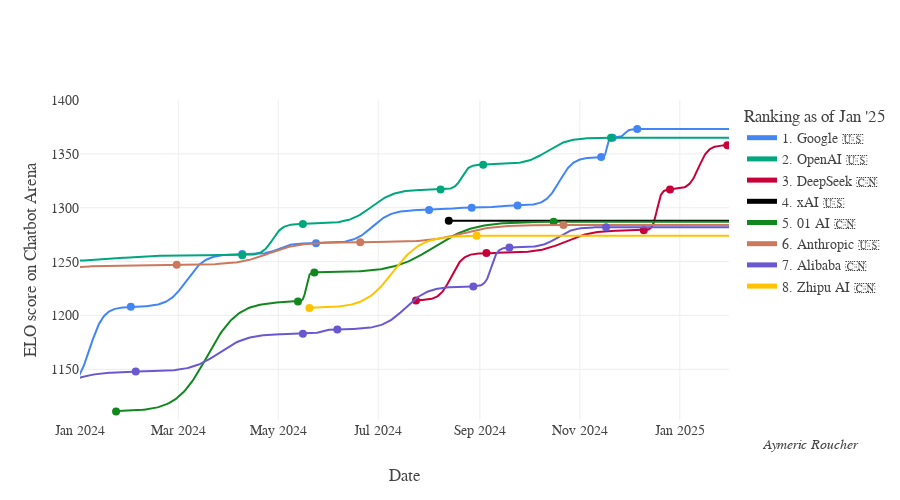

Here is the notebook cell this chart was saved with:
### Code cell
fig = go.Figure()

for i, org in enumerate(
    df.groupby("Organization")["rating"]
    .max()
    .sort_values(ascending=False)
    .index.tolist()
):
    org_data = df[df["Organization"] == org]

    if len(org_data) > 0:
        x_values = []
        y_values = []
        current_best = -np.inf
        best_models = []

        # Group by date and get the best model for each date
        daily_best = org_data.groupby("Release Date").first().reset_index()

        for _, row in daily_best.iterrows():
            if row["rating"] > current_best:
                if len(x_values) > 0:
                    # Create smooth transition
                    transition_days = (row["Release Date"] - x_values[-1]).days
                    transition_points = pd.date_range(
                        x_values[-1],
                        row["Release Date"],
                        periods=max(100, transition_days),
                    )
                    x_values.extend(transition_points)

                    transition_y = current_best + (
                        row["rating"] - current_best
                    ) * sigmoid_transition(
                        np.linspace(-6, 6, len(transition_points)), 0, k=1
                    )
                    y_values.extend(transition_y)

                x_values.append(row["Release Date"])
                y_values.append(row["rating"])
                current_best = row["rating"]
                best_models.append(row)

        # Extend the line to the current date
        if x_values[-1] < current_date:
            x_values.append(current_date)
            y_values.append(current_best)

        # Get org color and flag
        color, flag = org_info.get(org, ("#808080", ""))

        # Add line plot
        fig.add_trace(
            go.Scatter(
                x=x_values,
                y=y_values,
                mode="lines",
                name=f"{i + 1}. {org} {flag}",
                line=dict(color=color, width=2),
                hoverinfo="skip",
            )
        )

        # Add scatter plot for best model points
        best_models_df = pd.DataFrame(best_models)
        fig.add_trace(
            go.Scatter(
                x=best_models_df["Release Date"],
                y=best_models_df["rating"],
                mode="markers",
                name=org,
                showlegend=False,
                marker=dict(color=color, size=8, symbol="circle"),
                text=best_models_df["Model"],
                hovertemplate="<b>%{text}</b><br>Date: %{x}<br>ELO Score: %{y:.2f}<extra></extra>",
            )
        )

# Update layout
fig.update_layout(
    xaxis_title="Date",
    yaxis_title="ELO score on Chatbot Arena",
    legend_title="Ranking as of Jan '25",
    hovermode="closest",
    xaxis_range=[pd.Timestamp("2024-01-01"), current_date],  # Extend x-axis for labels
    yaxis_range=[1103, 1400],
)
apply_template(fig, annotation_text="Aymeric Roucher")

# Update axis labels font
# fig.write_image("elo_race.png", scale=2)
fig.show()

### Figure 1 — Plotly figure (JSON) as saved in the notebook; plotly's stock layout.template omitted (floating-point values rounded to 4 significant figures; data arrays with more than 128 entries replaced by an {"elided": "..."} marker saying what was removed)
{"data": [{"hoverinfo": "skip", "line": {"color": "#4285F4", "width": 2}, "mode": "lines", "name": "1. Google 🇺🇸", "type": "scatter", "x": {"elided": "1068 str values"}, "y": {"elided": "1068 float values"}}, {"hovertemplate": "<b>%{text}</b><br>Date: %{x}<br>ELO Score: %{y:.2f}<extra></extra>", "marker": {"color": "#4285F4", "size": 8, "symbol": "circle"}, "mode": "markers", "name": "Google", "showlegend": false, "text": ["PaLM-Chat-Bison-001", "Gemini-1.0-Pro-001", "Gemini App (2024-01-24)", "Gemini-1.5-Pro-Preview-0409", "Gemini Advanced App (2024-05-14)", "Gemini-1.5-Pro-Exp-0801", "Gemini-1.5-Pro-Exp-0827", "Gemini-1.5-Pro-002", "Gemini-Exp-1114", "Gemini-Exp-1121", "Gemini-Exp-1206"], "type": "scatter", "x": ["2023-07-10T00:00:00", "2023-12-13T00:00:00", "2024-02-01T00:00:00", "2024-04-09T00:00:00", "2024-05-24T00:00:00", "2024-08-01T00:00:00", "2024-08-27T00:00:00", "2024-09-24T00:00:00", "2024-11-14T00:00:00", "2024-11-21T00:00:00", "2024-12-06T00:00:00"], "y": [1004, 1131, 1208, 1257, 1267, 1298, 1300, 1302, 1347, 1365, 1373]}, {"hoverinfo": "skip", "line": {"color": "#00A67E", "width": 2}, "mode": "lines", "name": "2. OpenAI 🇺🇸", "type": "scatter", "x": {"elided": "800 str values"}, "y": {"elided": "800 float values"}}, {"hovertemplate": "<b>%{text}</b><br>Date: %{x}<br>ELO Score: %{y:.2f}<extra></extra>", "marker": {"color": "#00A67E", "size": 8, "symbol": "circle"}, "mode": "markers", "name": "OpenAI", "showlegend": false, "text": ["GPT-4-0314", "GPT-4-1106-preview", "GPT-4-Turbo-2024-04-09", "GPT-4o-2024-05-13", "ChatGPT-4o-latest (2024-08-08)", "ChatGPT-4o-latest (2024-09-03)", "ChatGPT-4o-latest (2024-11-20)"], "type": "scatter", "x": ["2023-03-14T00:00:00", "2023-11-06T00:00:00", "2024-04-09T00:00:00", "2024-05-16T00:00:00", "2024-08-08T00:00:00", "2024-09-03T00:00:00", "2024-11-20T00:00:00"], "y": [1186, 1250, 1256, 1285, 1317, 1340, 1365]}, {"hoverinfo": "skip", "line": {"color": "#C70039", "width": 2}, "mode": "lines", "name": "3. DeepSeek 🇨🇳", "type": "scatter", "x": {"elided": "406 str values"}, "y": {"elided": "406 float values"}}, {"hovertemplate": "<b>%{text}</b><br>Date: %{x}<br>ELO Score: %{y:.2f}<extra></extra>", "marker": {"color": "#C70039", "size": 8, "symbol": "circle"}, "mode": "markers", "name": "DeepSeek", "showlegend": false, "text": ["Deepseek-Coder-v2-0724", "Deepseek-v2.5", "Deepseek-v2.5-1210", "DeepSeek-V3", "DeepSeek-R1"], "type": "scatter", "x": ["2024-07-24T00:00:00", "2024-09-05T00:00:00", "2024-12-10T00:00:00", "2024-12-26T00:00:00", "2025-01-30T00:00:00"], "y": [1214, 1258, 1279, 1317, 1358]}, {"hoverinfo": "skip", "line": {"color": "black", "width": 2}, "mode": "lines", "name": "4. xAI 🇺🇸", "type": "scatter", "x": ["2024-08-13T00:00:00", "2025-01-31T00:00:00"], "y": [1288, 1288]}, {"hovertemplate": "<b>%{text}</b><br>Date: %{x}<br>ELO Score: %{y:.2f}<extra></extra>", "marker": {"color": "black", "size": 8, "symbol": "circle"}, "mode": "markers", "name": "xAI", "showlegend": false, "text": ["Grok-2-08-13"], "type": "scatter", "x": ["2024-08-13T00:00:00"], "y": [1288]}, {"hoverinfo": "skip", "line": {"color": "#11871e", "width": 2}, "mode": "lines", "name": "5. 01 AI 🇨🇳", "type": "scatter", "x": {"elided": "362 str values"}, "y": {"elided": "362 float values"}}, {"hovertemplate": "<b>%{text}</b><br>Date: %{x}<br>ELO Score: %{y:.2f}<extra></extra>", "marker": {"color": "#11871e", "size": 8, "symbol": "circle"}, "mode": "markers", "name": "01 AI", "showlegend": false, "text": ["Yi-34B-Chat", "Yi-Large", "Yi-Large-preview", "Yi-Lightning"], "type": "scatter", "x": ["2024-01-23T00:00:00", "2024-05-13T00:00:00", "2024-05-23T00:00:00", "2024-10-16T00:00:00"], "y": [1111, 1213, 1240, 1287]}, {"hoverinfo": "skip", "line": {"color": "#cc785c", "width": 2}, "mode": "lines", "name": "6. Anthropic 🇺🇸", "type": "scatter", "x": {"elided": "593 str values"}, "y": {"elided": "593 float values"}}, {"hovertemplate": "<b>%{text}</b><br>Date: %{x}<br>ELO Score: %{y:.2f}<extra></extra>", "marker": {"color": "#cc785c", "size": 8, "symbol": "circle"}, "mode": "markers", "name": "Anthropic", "showlegend": false, "text": ["Claude-1", "Claude 3 Opus", "Claude 3.5 Sonnet (20240620)", "Claude 3.5 Sonnet (20241022)"], "type": "scatter", "x": ["2023-03-14T00:00:00", "2024-02-29T00:00:00", "2024-06-20T00:00:00", "2024-10-22T00:00:00"], "y": [1149, 1247, 1268, 1284]}, {"hoverinfo": "skip", "line": {"color": "#6958cf", "width": 2}, "mode": "lines", "name": "7. Alibaba 🇨🇳", "type": "scatter", "x": {"elided": "643 str values"}, "y": {"elided": "643 float values"}}, {"hovertemplate": "<b>%{text}</b><br>Date: %{x}<br>ELO Score: %{y:.2f}<extra></extra>", "marker": {"color": "#6958cf", "size": 8, "symbol": "circle"}, "mode": "markers", "name": "Alibaba", "showlegend": false, "text": ["Qwen-14B-Chat", "Qwen1.5-72B-Chat", "Qwen-Max-0428", "Qwen2-72B-Instruct", "Qwen-Plus-0828", "Qwen-Max-0919", "Qwen2.5-plus-1127"], "type": "scatter", "x": ["2023-09-24T00:00:00", "2024-02-04T00:00:00", "2024-05-16T00:00:00", "2024-06-06T00:00:00", "2024-08-28T00:00:00", "2024-09-19T00:00:00", "2024-11-17T00:00:00"], "y": [1035, 1148, 1183, 1187, 1227, 1263, 1282]}, {"hoverinfo": "skip", "line": {"color": "#FFC300", "width": 2}, "mode": "lines", "name": "8. Zhipu AI 🇨🇳", "type": "scatter", "x": ["2024-05-20T00:00:00", "2024-05-20T00:00:00", "2024-05-21T00:14:15.445544", "2024-05-22T00:28:30.891089", "2024-05-23T00:42:46.336633", "2024-05-24T00:57:01.782178", "2024-05-25T01:11:17.227722", "2024-05-26T01:25:32.673267", "2024-05-27T01:39:48.118811", "2024-05-28T01:54:03.564356", "2024-05-29T02:08:19.009900", "2024-05-30T02:22:34.455445", "2024-05-31T02:36:49.900990", "2024-06-01T02:51:05.346534", "2024-06-02T03:05:20.792079", "2024-06-03T03:19:36.237623", "2024-06-04T03:33:51.683168", "2024-06-05T03:48:07.128712", "2024-06-06T04:02:22.574257", "2024-06-07T04:16:38.019801", "2024-06-08T04:30:53.465346", "2024-06-09T04:45:08.910891", "2024-06-10T04:59:24.356435", "2024-06-11T05:13:39.801980", "2024-06-12T05:27:55.247524", "2024-06-13T05:42:10.693069", "2024-06-14T05:56:26.138613", "2024-06-15T06:10:41.584158", "2024-06-16T06:24:57.029702", "2024-06-17T06:39:12.475247", "2024-06-18T06:53:27.920792", "2024-06-19T07:07:43.366336", "2024-06-20T07:21:58.811881", "2024-06-21T07:36:14.257425", "2024-06-22T07:50:29.702970", "2024-06-23T08:04:45.148514", "2024-06-24T08:19:00.594059", "2024-06-25T08:33:16.039603", "2024-06-26T08:47:31.485148", "2024-06-27T09:01:46.930693", "2024-06-28T09:16:02.376237", "2024-06-29T09:30:17.821782", "2024-06-30T09:44:33.267326", "2024-07-01T09:58:48.712871", "2024-07-02T10:13:04.158415", "2024-07-03T10:27:19.603960", "2024-07-04T10:41:35.049504", "2024-07-05T10:55:50.495049", "2024-07-06T11:10:05.940594", "2024-07-07T11:24:21.386138", "2024-07-08T11:38:36.831683", "2024-07-09T11:52:52.277227", "2024-07-10T12:07:07.722772", "2024-07-11T12:21:23.168316", "2024-07-12T12:35:38.613861", "2024-07-13T12:49:54.059405", "2024-07-14T13:04:09.504950", "2024-07-15T13:18:24.950495", "2024-07-16T13:32:40.396039", "2024-07-17T13:46:55.841584", "2024-07-18T14:01:11.287128", "2024-07-19T14:15:26.732673", "2024-07-20T14:29:42.178217", "2024-07-21T14:43:57.623762", "2024-07-22T14:58:13.069306", "2024-07-23T15:12:28.514851", "2024-07-24T15:26:43.960396", "2024-07-25T15:40:59.405940", "2024-07-26T15:55:14.851485", "2024-07-27T16:09:30.297029", "2024-07-28T16:23:45.742574", "2024-07-29T16:38:01.188118", "2024-07-30T16:52:16.633663", "2024-07-31T17:06:32.079207", "2024-08-01T17:20:47.524752", "2024-08-02T17:35:02.970297", "2024-08-03T17:49:18.415841", "2024-08-04T18:03:33.861386", "2024-08-05T18:17:49.306930", "2024-08-06T18:32:04.752475", "2024-08-07T18:46:20.198019", "2024-08-08T19:00:35.643564", "2024-08-09T19:14:51.089108", "2024-08-10T19:29:06.534653", "2024-08-11T19:43:21.980198", "2024-08-12T19:57:37.425742", "2024-08-13T20:11:52.871287", "2024-08-14T20:26:08.316831", "2024-08-15T20:40:23.762376", "2024-08-16T20:54:39.207920", "2024-08-17T21:08:54.653465", "2024-08-18T21:23:10.099009", "2024-08-19T21:37:25.544554", "2024-08-20T21:51:40.990099", "2024-08-21T22:05:56.435643", "2024-08-22T22:20:11.881188", "2024-08-23T22:34:27.326732", "2024-08-24T22:48:42.772277", "2024-08-25T23:02:58.217821", "2024-08-26T23:17:13.663366", "2024-08-27T23:31:29.108910", "2024-08-28T23:45:44.554455", "2024-08-30T00:00:00", "2024-08-30T00:00:00", "2025-01-31T00:00:00"], "y": [1207, 1207.0, 1207.0, 1207.0, 1207.0, 1207.0, 1207.0, 1207.0, 1207.0, 1207.0, 1207.0, 1208.0, 1208.0, 1208.0, 1208.0, 1208.0, 1208.0, 1208.0, 1208.0, 1208.0, 1209.0, 1209.0, 1209.0, 1209.0, 1209.0, 1210.0, 1210.0, 1210.0, 1211.0, 1211.0, 1212.0, 1212.0, 1213.0, 1214.0, 1214.0, 1215.0, 1216.0, 1217.0, 1218.0, 1219.0, 1221.0, 1222.0, 1223.0, 1225.0, 1226.0, 1228.0, 1230.0, 1232.0, 1234.0, 1236.0, 1238.0, 1240.0, 1241.0, 1243.0, 1245.0, 1247.0, 1249.0, 1251.0, 1253.0, 1255.0, 1256.0, 1258.0, 1259.0, 1260.0, 1262.0, 1263.0, 1264.0, 1265.0, 1266.0, 1267.0, 1267.0, 1268.0, 1269.0, 1269.0, 1270.0, 1270.0, 1271.0, 1271.0, 1271.0, 1272.0, 1272.0, 1272.0, 1272.0, 1272.0, 1273.0, 1273.0, 1273.0, 1273.0, 1273.0, 1273.0, 1273.0, 1273.0, 1273.0, 1274.0, 1274.0, 1274.0, 1274.0, 1274.0, 1274.0, 1274.0, 1274.0, 1274.0, 1274.0, 1274, 1274]}, {"hovertemplate": "<b>%{text}</b><br>Date: %{x}<br>ELO Score: %{y:.2f}<extra></extra>", "marker": {"color": "#FFC300", "size": 8, "symbol": "circle"}, "mode": "markers", "name": "Zhipu AI", "showlegend": false, "text": ["GLM-4-0520", "GLM-4-Plus"], "type": "scatter", "x": ["2024-05-20T00:00:00", "2024-08-30T00:00:00"], "y": [1207, 1274]}], "layout": {"annotations": [{"font": {"size": 14}, "showarrow": false, "text": "<i>Aymeric Roucher</i>", "x": 1.05, "xanchor": "left", "xref": "paper", "y": -0.05, "yanchor": "top", "yref": "paper"}], "font": {"family": "Garamond", "size": 14}, "height": 500, "hovermode": "closest", "legend": {"font": {"family": "Garamond", "size": 14}, "itemsizing": "constant", "itemwidth": 30, "title": {"font": {"family": "Garamond"}, "text": "Ranking as of Jan '25"}}, "title": {"font": {"family": "Garamond", "size": 24}, "xanchor": "center"}, "width": 900, "xaxis": {"range": ["2024-01-01T00:00:00", "2025-01-31T00:00:00"], "tickfont": {"family": "Garamond"}, "title": {"font": {"family": "Garamond"}, "text": "Date"}}, "yaxis": {"range": [1103, 1400], "tickfont": {"family": "Garamond"}, "title": {"font": {"family": "Garamond"}, "text": "ELO score on Chatbot Arena"}}}}
